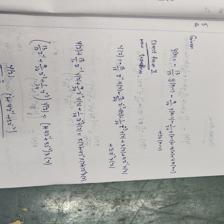
#> input picture dataset/raw_scripts/Handwriting224/Y21AEC401/IMG20251013123811.jpg, 224 x 224 px
$ python -i line_segmenter.py   (imports and definitions only)
#> lines starting #> are read from the running program, lines starting #| are printed output that depends on the picture; after the words box and inside, x2 and y2 are one past the last pixel; in counts of white or black regions, pixels touching at a corner belong together
# 1. FILE PURPOSE: Split a page image into single text-line crops via horizontal projection.
# 2. RESPONSIBILITIES: binarize, mask margins (left rule + right bleed-through), find line bands,
#    return each line's box and whether it starts at the left margin (a question header).
# 3. DEPENDS ON / USED BY: OpenCV, numpy; used by pipeline/model_a_reader.py.
import cv2
import numpy as np

HEADER_X_FRAC = 0.11   # lines starting left of this are treated as question headers


def segment_lines(rgb: np.ndarray) -> list[dict]:
    """Return line boxes as dicts: {y0,y1,x0,x1,is_header}."""
    H, W = rgb.shape[:2]
#> H = 224; W = 224
    gray = cv2.GaussianBlur(cv2.cvtColor(rgb, cv2.COLOR_RGB2GRAY), (3, 3), 0)
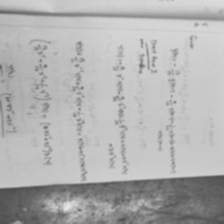
#> gray: shape (224, 224); min 77, max 231, mean 177.5
    _, binv = cv2.threshold(gray, 0, 255, cv2.THRESH_BINARY_INV + cv2.THRESH_OTSU)
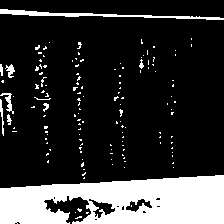
#> binv: shape (224, 224); 20.2% white; 137 white regions (127 under 20 px), largest, box (x1, y1, x2, y2) and area: (0, 175, 224, 224) 8458, (0, 9, 224, 20) 687, (0, 93, 14, 114) 97
    binv[:, : int(0.085 * W)] = 0     # left vertical margin rule
    binv[:, int(0.965 * W):] = 0      # right reverse-page bleed-through
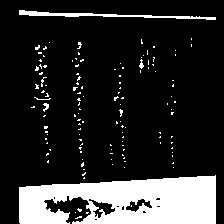
#> binv: shape (224, 224); 17.2% white; 128 white regions (123 under 20 px), largest, box (x1, y1, x2, y2) and area: (19, 175, 216, 224) 7379, (19, 10, 216, 20) 576, (43, 103, 49, 112) 30, (139, 59, 144, 69) 26, (41, 77, 47, 87) 20
    binv = cv2.morphologyEx(binv, cv2.MORPH_OPEN, np.ones((2, 2), np.uint8))
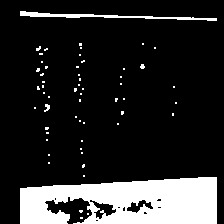
#> binv: shape (224, 224); 16.2% white; 57 white regions (54 under 20 px), largest, box (x1, y1, x2, y2) and area: (20, 177, 217, 224) 7171, (20, 11, 217, 21) 574, (44, 104, 50, 112) 28

    proj = np.convolve(binv.sum(axis=1).astype(float), np.ones(9) / 9, mode="same")
#> proj = 224 values, max 50235 at index 192, min 0 at index 0, mean 8999
    thr = max(proj.max() * 0.06, 255 * 8)
#> thr = 3014.1
    on = proj > thr

    bands, start = [], None
    for y in range(H):
        if on[y] and start is None:
            start = y
        elif not on[y] and start is not None:
            bands.append((start, y)); start = None
#> after the loop, bands = [(10, 23)]; start = 175
    if start is not None:
        bands.append((start, H))

    merged = []
    for b in bands:
        if merged and b[0] - merged[-1][1] < 12:
            merged[-1] = (merged[-1][0], b[1])
        else:
            merged.append(list(b))
#> this loop made 2 passes
#> b on passes 1 to 2: (10, 23), (175, 224)
#> after the loop, merged = [[10, 23], [175, 224]]

    lines = []
    for y0, y1 in merged:
        if y1 - y0 < 18:
            continue
        yy0, yy1 = max(0, y0 - 8), min(H, y1 + 8)
        cols = np.where(binv[yy0:yy1].sum(axis=0) > 0)[0]
        if len(cols) == 0:
            continue
        x0, x1 = max(0, int(cols[0]) - 10), min(W, int(cols[-1]) + 12)
        lines.append({"y0": yy0, "y1": yy1, "x0": x0, "x1": x1,
                      "is_header": (x0 / W) <= HEADER_X_FRAC})
#> this loop made 2 passes
#> (y0, y1, yy0, yy1, x0, x1) on pass 2: (175, 224, 167, 224, 10, 224)
#> after the loop, lines = 1 item
    return lines

>>> import cv2
>>> picture = cv2.cvtColor(cv2.imread('../../../dataset/raw_scripts/Handwriting224/Y21AEC401/IMG20251013123811.jpg'), cv2.COLOR_BGR2RGB)
>>> result = segment_lines(picture)
#> result = 1 item

$ run again, on dataset/raw_scripts/Handwriting224/Y21AEC401/IMG20251013123840.jpg
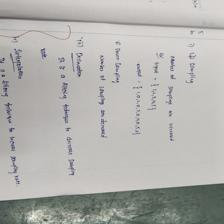
#> input picture dataset/raw_scripts/Handwriting224/Y21AEC401/IMG20251013123840.jpg, 224 x 224 px
#> in segment_lines, `_, binv = cv2.threshold(gray, 0, 255, cv2.THRESH_BINARY_INV + cv2.THRE..`:
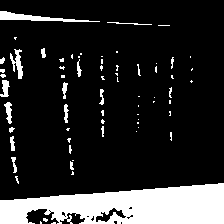
#> binv: shape (224, 224); 16.5% white; 67 white regions (47 under 20 px), largest, box (x1, y1, x2, y2) and area: (0, 183, 224, 224) 6523, (0, 11, 100, 22) 413, (10, 49, 23, 79) 186
#> in segment_lines, `binv = cv2.morphologyEx(binv, cv2.MORPH_OPEN, np.ones((2, 2), np.uint8))`:
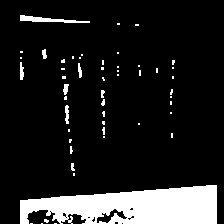
#> binv: shape (224, 224); 12.9% white; 52 white regions (42 under 20 px), largest, box (x1, y1, x2, y2) and area: (20, 185, 217, 224) 5569, (20, 15, 90, 23) 255, (65, 105, 69, 124) 61
#> proj = 224 values, max 50178.3 at index 204, min 0 at index 0, mean 7169.2
#> thr = 3010.7
#> after the loop in segment_lines, `for y in range(H):`: bands = [(15, 25), (69, 74)]; start = 184
#> the loop in segment_lines, `for b in bands:` made 3 passes
#> b on passes 1 to 3: (15, 25), (69, 74), (184, 224)
#> after the loop in segment_lines, `for b in bands:`: merged = [[15, 25], [69, 74], [184, 224]]
#> the loop in segment_lines, `for y0, y1 in merged:` made 3 passes
#> after the loop in segment_lines, `for y0, y1 in merged:`: lines = 1 item

$ run again, on dataset/raw_scripts/Handwriting224/Y21AEC401/IMG20251013124404.jpg
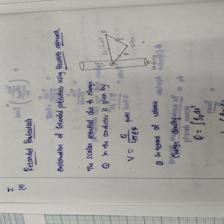
#> input picture dataset/raw_scripts/Handwriting224/Y21AEC401/IMG20251013124404.jpg, 224 x 224 px
#> in segment_lines, `_, binv = cv2.threshold(gray, 0, 255, cv2.THRESH_BINARY_INV + cv2.THRE..`:
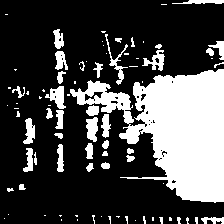
#> binv: shape (224, 224); 28.2% white; 83 white regions (45 under 20 px), largest, box (x1, y1, x2, y2) and area: (70, 69, 224, 203) 10526, (45, 86, 66, 109) 253, (86, 117, 98, 142) 224
#> in segment_lines, `binv = cv2.morphologyEx(binv, cv2.MORPH_OPEN, np.ones((2, 2), np.uint8))`:
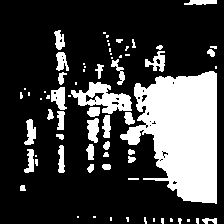
#> binv: shape (224, 224); 25.1% white; 70 white regions (36 under 20 px), largest, box (x1, y1, x2, y2) and area: (120, 71, 217, 204) 8346, (71, 82, 132, 114) 956, (51, 87, 67, 110) 237
#> proj = 224 values, max 36181.7 at index 98, min 0 at index 9, mean 14276
#> thr = 2170.9
#> after the loop in segment_lines, `for y in range(H):`: bands = [(0, 7), (35, 205)]; start = 215
#> the loop in segment_lines, `for b in bands:` made 3 passes
#> b on passes 1 to 3: (0, 7), (35, 205), (215, 224)
#> after the loop in segment_lines, `for b in bands:`: merged = [[0, 7], (35, 224)]
#> the loop in segment_lines, `for y0, y1 in merged:` made 2 passes
#> after the loop in segment_lines, `for y0, y1 in merged:`: lines = 1 item

$ run again, on dataset/raw_scripts/Handwriting224/Y21AEC401/IMG20251013124440.jpg
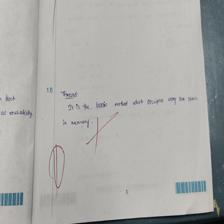
#> input picture dataset/raw_scripts/Handwriting224/Y21AEC401/IMG20251013124440.jpg, 224 x 224 px
#> in segment_lines, `_, binv = cv2.threshold(gray, 0, 255, cv2.THRESH_BINARY_INV + cv2.THRE..`:
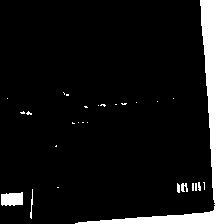
#> binv: shape (224, 224); 10.1% white; 28 white regions (22 under 20 px), largest, box (x1, y1, x2, y2) and area: (75, 0, 224, 224) 4566, (1, 192, 23, 206) 266, (181, 183, 188, 192) 44, (30, 189, 33, 219) 42, (177, 183, 180, 193) 26, (198, 182, 201, 191) 21
#> in segment_lines, `binv = cv2.morphologyEx(binv, cv2.MORPH_OPEN, np.ones((2, 2), np.uint8))`:
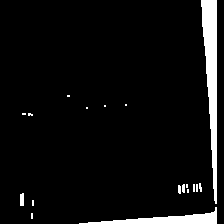
#> binv: shape (224, 224); 5.7% white; 18 white regions (12 under 20 px), largest, box (x1, y1, x2, y2) and area: (201, 0, 217, 204) 1790, (79, 207, 217, 224) 855, (20, 193, 24, 206) 50, (178, 185, 181, 194) 25, (182, 184, 185, 193) 25, (199, 183, 202, 192) 20
#> proj = 224 values, max 22950 at index 219, min 821.7 at index 208, mean 3091.4
#> thr = 2040
#> after the loop in segment_lines, `for y in range(H):`: bands = [(0, 119), (182, 196)]; start = 211
#> the loop in segment_lines, `for b in bands:` made 3 passes
#> b on passes 1 to 3: (0, 119), (182, 196), (211, 224)
#> after the loop in segment_lines, `for b in bands:`: merged = [[0, 119], [182, 196], [211, 224]]
#> the loop in segment_lines, `for y0, y1 in merged:` made 3 passes
#> after the loop in segment_lines, `for y0, y1 in merged:`: lines = 1 item
